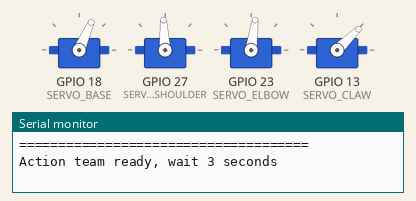
A sketch run on a simulated ESP32. Parts: 4 × servo, the last lines printed to the serial monitor. Servo pulses on a pin are drawn as a servo (544–2400 µs = 0–180°).

Above: at 0.1 s.
At 4.15 s:
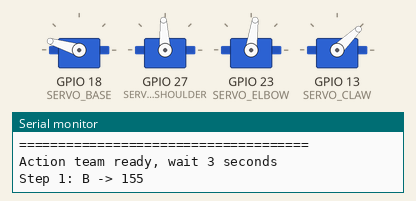
At 8.16 s:
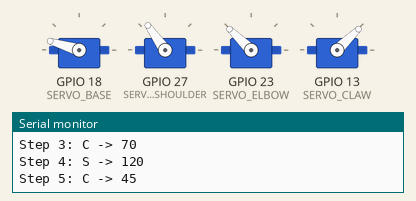
At 17.57 s:
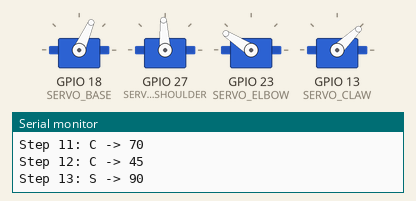
At 27.48 s:
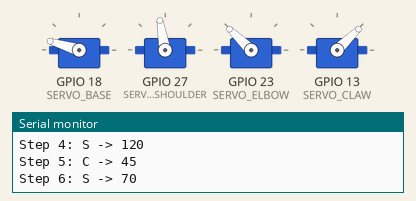
At 37.2 s:
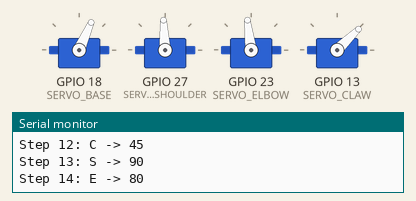
Timing chart, 0 to 38.9 s (numbered marks = the images above):
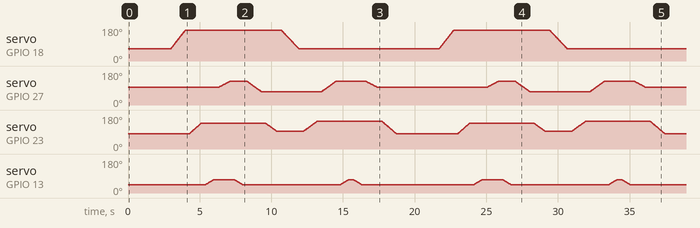

The sketch:

Automatic.ino
```cpp
#include <Arduino.h>

// ================= Hardware Pin Allocation =================
// Assigning ESP32 GPIO pins to each servo
const int SERVO_BASE = 18; //Controls the horizontal rotation(Base)
const int SERVO_SHOULDER = 27;  //Controls the primary vertical lift(Shoulder)
const int SERVO_ELBOW = 23;  //Controls the secondary forward extension(Elbow)
const int SERVO_CLAW = 13; //Controls the Claw

// Standard Servo specifications: 50Hz frequency (20ms period)
const int PWM_FREQ = 50;
// Using 16-bit resolution (0-65535) for ultra-precise angle control
const int PWM_RESOLUTION = 16;

// ================= Original State =================
//Angles of the robotic arm
float currentB = 65.0;  // Base
float currentS = 90.0;  // Shoulder
float currentE = 80.0;  // Elbow
float currentC = 45.0;  // Claw

// ================= Bottom-Driven =================
/**
 * Converts a target angle (0-180) into an ESP32 16-bit PWM duty cycle.
 * For a 50Hz signal:
 * - 0 degrees ~ 0.5ms pulse ~ 2.5% duty cycle -> 1638 (out of 65535)
 * - 180 degrees ~ 2.5ms pulse ~ 12.5% duty cycle -> 8192 (out of 65535)
 */
uint32_t angleToDuty(float angle) {
    // Hardware protection: Prevent software from requesting out-of-bounds angles
    if (angle < 0.0f) angle = 0.0f;
    if (angle > 180.0f) angle = 180.0f;
    // Duty cycle mapping for standard 180-degree micro servos
    float minDuty = 1638.0f;
    float maxDuty = 8192.0f;
    // Linear interpolation from angle to 16-bit duty cycle value
    return (uint32_t)(minDuty + (angle / 180.0f) * (maxDuty - minDuty));
}

void setServoAngle(int pin, float angle) {
    ledcWrite(pin, angleToDuty(angle));
}

// ================= Core Algorithm: Four-axis Linkage engine =================
/**
 * Moves all 4 joints simultaneously and smoothly to avoid mechanical shocks.
 * It slices the total movement into tiny steps, acting like an industrial S-curve.
 *
 * @param targetB Target Base angle
 * @param targetS Target Shoulder angle
 * @param targetE Target Elbow angle
 * @param targetC Target Claw angle
 * @param steps Number of slices (higher = smoother but slower execution)
 * @param waitTime Delay between steps in ms (higher = slower overall movement)
 */
void moveArmSmooth(float targetB, float targetS, float targetE, float targetC, int steps = 50, int waitTime = 20) {
    // Calculate the incremental step size for each joint
    float stepB = (targetB - currentB) / steps;
    float stepS = (targetS - currentS) / steps;
    float stepE = (targetE - currentE) / steps;
    float stepC = (targetC - currentC) / steps;

    // Execute the interpolated movement
    for (int i = 1; i <= steps; i++) {
        setServoAngle(SERVO_BASE, currentB + stepB * i);
        setServoAngle(SERVO_SHOULDER, currentS + stepS * i);
        setServoAngle(SERVO_ELBOW, currentE + stepE * i);
        setServoAngle(SERVO_CLAW, currentC + stepC * i);
        delay(waitTime);
    }
    // Update the current real status
    currentB = targetB;
    currentS = targetS;
    currentE = targetE;
    currentC = targetC;
}

// ================= System initialization =================
void setup() {
    Serial.begin(115200);
    // Attach the ESP32 native LEDC (hardware PWM) to the servo pins
    ledcAttach(SERVO_BASE, PWM_FREQ, PWM_RESOLUTION);
    ledcAttach(SERVO_SHOULDER, PWM_FREQ, PWM_RESOLUTION);
    ledcAttach(SERVO_ELBOW, PWM_FREQ, PWM_RESOLUTION);
    ledcAttach(SERVO_CLAW, PWM_FREQ, PWM_RESOLUTION);

    // Lock to the specified initial posture at the moment of startup
    setServoAngle(SERVO_BASE, currentB);
    setServoAngle(SERVO_SHOULDER, currentS);
    setServoAngle(SERVO_ELBOW, currentE);
    setServoAngle(SERVO_CLAW, currentC);

    Serial.println("[Assembly Line System Ready] Waiting to enter the main cycle......");
}

// ================= Automate the main loop script =================
void loop() {
    Serial.println("=====================================");
    Serial.println("Action team ready, wait 3 seconds");
    delay(3000); //Wait for 5 seconds before the initial action starts and have a 5-second interval between cycles

    //Movement 1: B: from 65 to 155 Turn to target
    Serial.println("Step 1: B -> 155");
    moveArmSmooth(155, 90, 80, 45, 50, 20);
    delay(300);

    //Movement 2: E: from 80 to 130 Elbow extends outward to reach the object
    Serial.println("Step 2: E -> 130");
    moveArmSmooth(155, 90, 130, 45, 40, 20);
    delay(300);

    //Movement 3: C: from 45 to 70 Claw closes to 70 degrees to grip the object
    Serial.println("Step 3: C -> 70");
    moveArmSmooth(155, 90, 130, 70, 30, 20);
    delay(300);

    //Movement 4: S: from 90 to 120 Shoulder raises to lift the payload
    Serial.println("Step 4: S -> 120");
    moveArmSmooth(155, 120, 130, 70, 40, 20);
    delay(300);

    //Movement 5: C: from 70 to 45 Claw close to grab the object
    Serial.println("Step 5: C -> 45");
    moveArmSmooth(155, 120, 130, 45, 30, 20);
    delay(300);


    //Movement 6: S: from 120 to 70 Shoulder back to stand angle
    Serial.println("Step 6: S -> 70");
    moveArmSmooth(155, 70, 130, 45, 50, 20);
    delay(300);


    //Movement 7: E: from 130 to 90 Elbow back to standard angle
    Serial.println("Step 7: E -> 90");
    moveArmSmooth(155, 70, 90, 45, 40, 20);
    delay(300);

    //Movement 8: B: from 165 to 65 Base rotates back to original angle
    Serial.println("Step 8: B -> 65");
    moveArmSmooth(65, 70, 90, 45, 60, 20);
    delay(300);

    //Movement 9: E: from 90 to 140 Elbow extended
    Serial.println("Step 9: E -> 140");
    moveArmSmooth(65, 70, 140, 45, 50, 20);
    delay(300);

    //Movement 10: S: from 70 to 120 Shoulder extened
    Serial.println("Step 10: S -> 120");
    moveArmSmooth(65, 120, 140, 45, 50, 20);
    delay(300);

    //Movement 11: C: from 45 to 70 claw open
    Serial.println("Step 11: C -> 70");
    moveArmSmooth(65, 120, 140, 70, 30, 20);
    delay(300);

    //Movement 12: C: from 79 to 45 claw close
    Serial.println("Step 12: C -> 45");
    moveArmSmooth(65, 120, 140, 45, 30, 20);
    delay(300);

    //Movement 13: S: from 120 to 90 Shoulder back to original position
    Serial.println("Step 13: S -> 90");
    moveArmSmooth(65, 90, 140, 45, 40, 20);
    delay(300);

    //Last Movement 14: E: from 140 to 80 Elbow back to original positon
    Serial.println("Step 14: E -> 80");
    moveArmSmooth(65, 90, 80, 45, 50, 20);

    Serial.println("The process is completed!");
}
```
